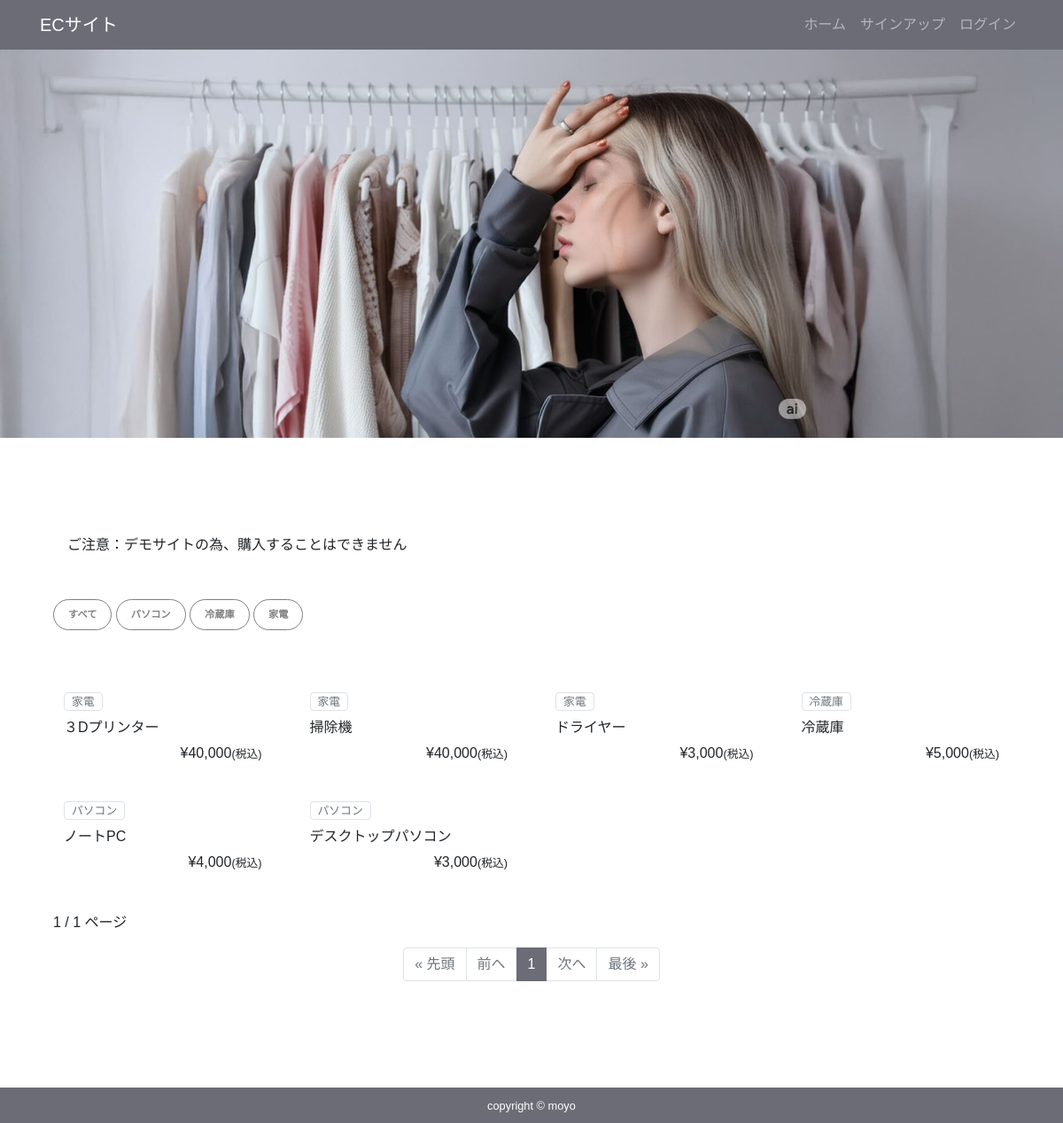
Before: / with the older database file.
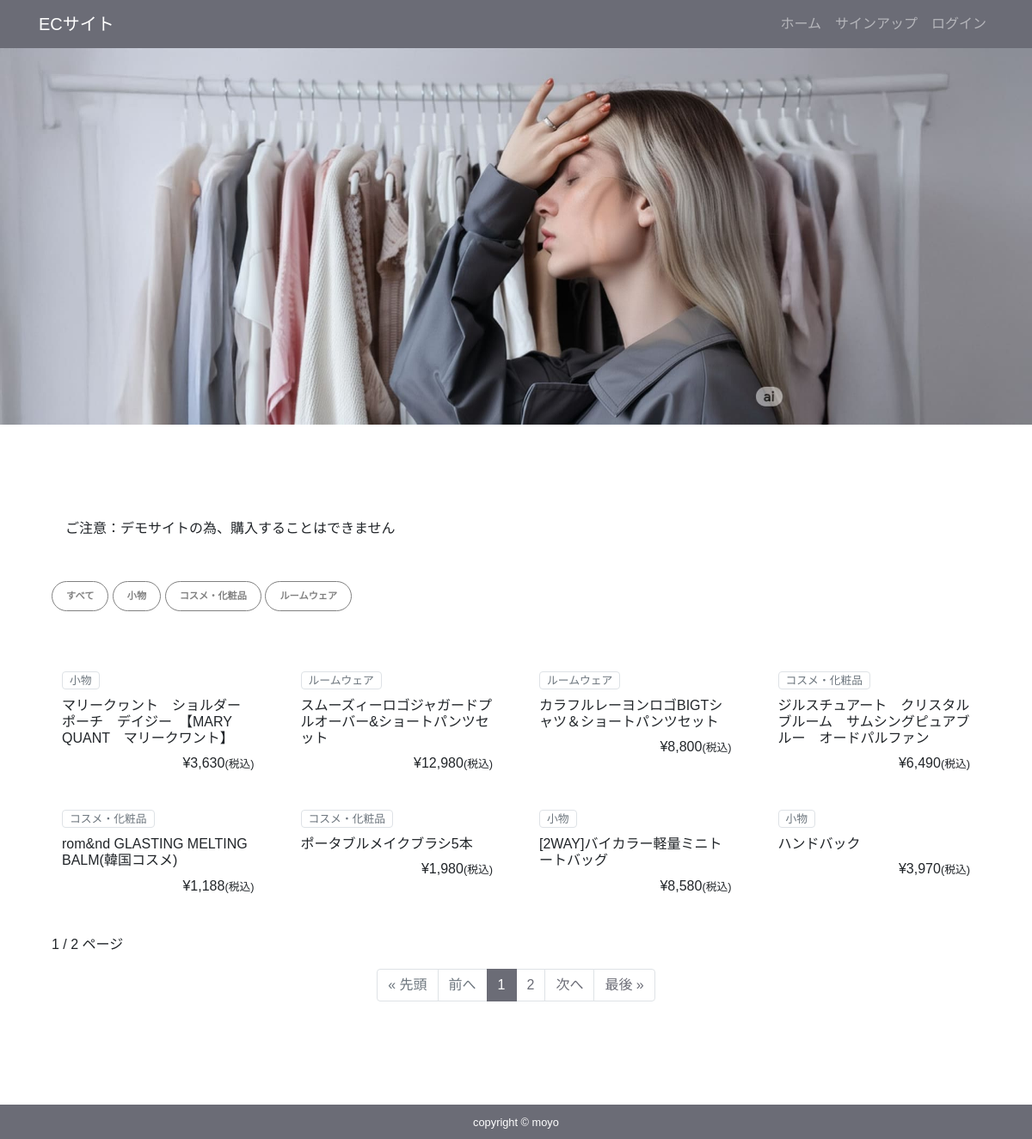
After: the same page with the newer database file.
### app/models.py (models this page shows, shortened)
class Item(models.Model):
    title = models.CharField(max_length=100)
    item_number = models.CharField(max_length=20, unique=True, blank=True, null=True)
    price = models.IntegerField()
    category = models.CharField(max_length=100)
    slug = models.SlugField()
    description = models.TextField()
    image = models.ImageField(upload_to='images')
    def __str__(self):
        return self.title

### app/views.py (the view)
# urls.py: path('', views.ItemListView.as_view(), name='item_list'),
class ItemListView(ListView):
    model = Item
    template_name = 'app/item_list.html'
    context_object_name = 'item_data'  # ここでテンプレートに渡す変数名を指定
    paginate_by = 8
    def get_queryset(self):
        queryset = super().get_queryset().order_by('-id')
        category = self.request.GET.get('category')
        if category:
            queryset = queryset.filter(category=category)
        return queryset
    def get_context_data(self, **kwargs):
        context = super().get_context_data(**kwargs)
        context['categories'] = Item.objects.values_list('category', flat=True).distinct()
        return context

### app/templatetags/custom_filters.py (called while the page is built)
@register.filter
def force_intcomma(value):
    try:
        int_value = int(value)
        return "{:,}".format(int_value)
    except (ValueError, TypeError):
        return value

### templates/app/item_list.html (shortened to what this page needs)
{% extends 'app/base.html' %}
{% load static %}
{% load humanize %}
{% load custom_filters %}
{% block content %}
<div class="container my-5 py-5">
    <h2 class="mb-4"><span class="ml-3" style="font-size: 1rem;">ご注意：デモサイトの為、購入することはできません</span></h2>
    <div class="mb-4">
    <div class="my-5">
        <a href="{% url 'app:item_list' %}" class="cat_btn mb-2 {% if not request.GET.category %}btn-dark{% else %}btn-secondary{% endif %}">すべて</a>
        {% for cat in categories %}
            <a href="?category={{ cat }}" class="cat_btn {% if request.GET.category == cat %}btn-dark{% else %}btn-primary{% endif %}">
            {{ cat }}
            </a>
        {% endfor %}
    </div>
    <div class="row">
        {% for item in item_data %}
        <div class="col-lg-3 col-md-6">
            <div class="card img-thumbnail itemlist mb-3">
                <div class="card-body text-left w-100">
                    <p class="mb-0 text-secondary border rounded px-2 py-0 small text-center d-inline-flex">{{ item.category }}</p>
                    <h5 class="fs-4 my-2" style="font-size: 16px;">{{ item.title }}</h5>
                    <p class="fs-6 text-right mb-0">
                        ¥{{ item.price|force_intcomma }}<span style="font-size: .8rem;">(税込)</span>
                    </p>
                </div>
            </div>
        </div>
        {% empty %}
        <p>商品が見つかりませんでした。</p>
        {% endfor %}
    </div>
<div class="d-flex justify-content-between my-3">
   <span>{{ page_obj.number }} / {{ page_obj.paginator.num_pages }} ページ</span>
</div>
<nav aria-label="Page navigation">
  <ul class="pagination justify-content-center">
    {% if page_obj.has_previous %}
      <li class="page-item"><a class="page-link" href="?page=1">&laquo; 先頭</a></li>
      <li class="page-item"><a class="page-link" href="?page={{ page_obj.previous_page_number }}">前へ</a></li>
    {% else %}
      <li class="page-item disabled"><span class="page-link">&laquo; 先頭</span></li>
      <li class="page-item disabled"><span class="page-link">前へ</span></li>
    {% endif %}
    {% for num in page_obj.paginator.page_range %}
      {% if num == page_obj.number %}
        <li class="page-item active"><span class="page-link">{{ num }}</span></li>
      {% else %}
        <li class="page-item"><a class="page-link" href="?page={{ num }}">{{ num }}</a></li>
      {% endif %}
    {% endfor %}
    {% if page_obj.has_next %}
      <li class="page-item"><a class="page-link" href="?page={{ page_obj.next_page_number }}">次へ</a></li>
      <li class="page-item"><a class="page-link" href="?page={{ page_obj.paginator.num_pages }}">最後 &raquo;</a></li>
    {% else %}
      <li class="page-item disabled"><span class="page-link">次へ</span></li>
      <li class="page-item disabled"><span class="page-link">最後 &raquo;</span></li>
    {% endif %}
  </ul>
</nav>
</div>
{% endblock %}

### templates/app/base.html (shortened to what this page needs)
{% load cart_tags %}
{% load humanize %}
{% load static %}
<!DOCTYPE html>
<html lang="js">
<head>
     <link rel="stylesheet" href="https://stackpath.bootstrapcdn.com/bootstrap/4.3.1/css/bootstrap.min.css">
    <link rel="stylesheet" href="{% static 'css/style.css'%}">
    <link rel="stylesheet" href="https://cdnjs.cloudflare.com/ajax/libs/font-awesome/6.0.0-beta3/css/all.min.css">
</head>
<body>
  <nav class="navbar navbar-expand-lg navbar-dark bg-dark">
    <div class="container">
      <a href="{% url 'app:item_list' %}" class="navbar-brand">ECサイト</a>
      <div class="collapse navbar-collapse" id="navbarNav">
        <ul class="navbar-nav ml-auto">
          <li class="nav-item">
            <a href="{% url 'app:item_list' %}" class="nav-link">ホーム</a>
          </li>
          {% if user.is_authenticated %}
          <li class="nav-item">
            <a href="{% url 'app:order' %}" class="nav-link">
               <i class="fas fa-shopping-cart"></i>
              <span class="badge badge-pill badge-warning">
                {{ request.user|itemCount }}
              </span>
            </a>
          </li>
          <!-- <li class="nav-item">
            <a href="{% url 'account_logout' %}" class="nav-link">ログアウト</a>
          </li> -->
          <li class="nav-item dropdown">
            <a class="nav-link dropdown-toggle" href="#" id="userDropdown" role="button" data-toggle="dropdown"
              aria-haspopup="true" aria-expanded="false">
              ようこそ、{{ user.first_name|default:user.email }} さん
            </a>
            <div class="dropdown-menu dropdown-menu-right" aria-labelledby="userDropdown">
              <a class="dropdown-item" href="{% url 'accounts:profile' %}">プロフィール</a>
              <a class="dropdown-item" href="{% url 'account_logout' %}">ログアウト</a>
            </div>
          </li>
          {% else %}
          <li class="nav-item">
            <a href="{% url 'account_signup' %}" class="nav-link">サインアップ</a>
          </li>
          <li class="nav-item">
            <a href="{% url 'account_login' %}" class="nav-link">ログイン</a>
          </li>
          {% endif %}
        </ul>
      </div>
    </div>
  </nav>
{% if request.path == '/' %}
  <div class="hiro d-flex">
      <img src="{% static 'images/main_vish.jpg' %}" alt="" />
  </div>
{% endif %}
   <main>
    <div class="container">
        {% block content %}
        {% endblock %}
    </div>
   </main>
   <footer class="py-2 bg-dark text-center">
    <small class="m-0 text-center text-white fs-6">copyright &copy; moyo</small>
   </footer>
</body>
</html>

### app/static/css/style.css (style rules this page uses)
* { margin: 0; padding: 0; box-sizing: border-box; }
.bg-dark { background-color:#6b6c76!important ; }
.page-item.active .page-link { color: #fff; background-color: #6b6c76; border-color: #6b6c76; }
.page-link { color: #6b6c76; background-color: #fff; border: 1px solid #dee2e6; }
html { overflow-y: scroll; }
body { background: white; display: flex; flex-flow: column; min-height: 100vh; font-family: 'Hiragino Kaku Gothic ProN','Hiragino Sans',Meiryo,sans-serif; }
main { flex: 1; }
.hiro { width: 100%; }
.hiro img { overflow: hidden; width: 100%; }
.cat_btn { font-size: 70%; border-radius: 5rem; font-weight: bold; padding: .5rem 1rem; display: inline-flex; grid-template-columns: repeat(3, 1fr); gap: 20px; background-color: white; color: gray; border: 1px solid gray; }
.card { align-items: start!important; border: none !important; }
.card-body { padding: .5rem; margin: auto; }
.itemlist { position: relative; overflow: hidden; border: 1px solid transparent; transition: border-color 0.3s ease; }
.itemlist::before, .itemlist::after { content: ""; position: absolute; pointer-events: none; border: 1px solid #6b6c76; width: 0; height: 0; transition: all 0.5s ease; }
.itemlist::before { top: 0; left: 0; border-bottom: none; border-right: none; border-top-left-radius: 5px; }
.itemlist::after { bottom: 0; right: 0; border-top: none; border-left: none; border-bottom-right-radius: 5px; }

Changed rows visible on the page:
removed Item: category "家電", title "３Dプリンター", price "40,000"
removed Item: category "家電", title "掃除機", price "40,000"
removed Item: category "家電", title "ドライヤー", price "3,000"
removed Item: category "冷蔵庫", title "冷蔵庫", price "5,000"
removed Item: category "パソコン", title "ノートPC", price "4,000"
no longer on this page (row edited): Item: category "パソコン", title "デスクトップパソコン", price "3,000"
added Item: category "小物", title "マリークヮント ショルダーポーチ デイジー 【MARY QUANT マリークワント】", price "3,630"
added Item: category "ルームウェア", title "スムーズィーロゴジャガードプルオーバー&ショートパンツセット", price "12,980"
added Item: category "ルームウェア", title "カラフルレーヨンロゴBIGTシャツ＆ショートパンツセット", price "8,800"
added Item: category "コスメ・化粧品", title "ジルスチュアート クリスタルブルーム サムシングピュアブルー オードパルファン", price "6,490"
added Item: category "コスメ・化粧品", title "rom&nd GLASTING MELTING BALM(韓国コスメ)", price "1,188"
added Item: category "コスメ・化粧品", title "ポータブルメイクブラシ5本", price "1,980"
added Item: category "小物", title "[2WAY]バイカラー軽量ミニトートバッグ", price "8,580"
added Item: category "小物", title "ハンドバック", price "3,970"
Other visible differences:
{{ page_obj.paginator.num_pages }}: "1" → "2"
new list line: "小物"
new list line: "コスメ・化粧品"
new list line: "ルームウェア"
new list line: "2"
list line gone: "パソコン"
list line gone: "冷蔵庫"
list line gone: "家電"
